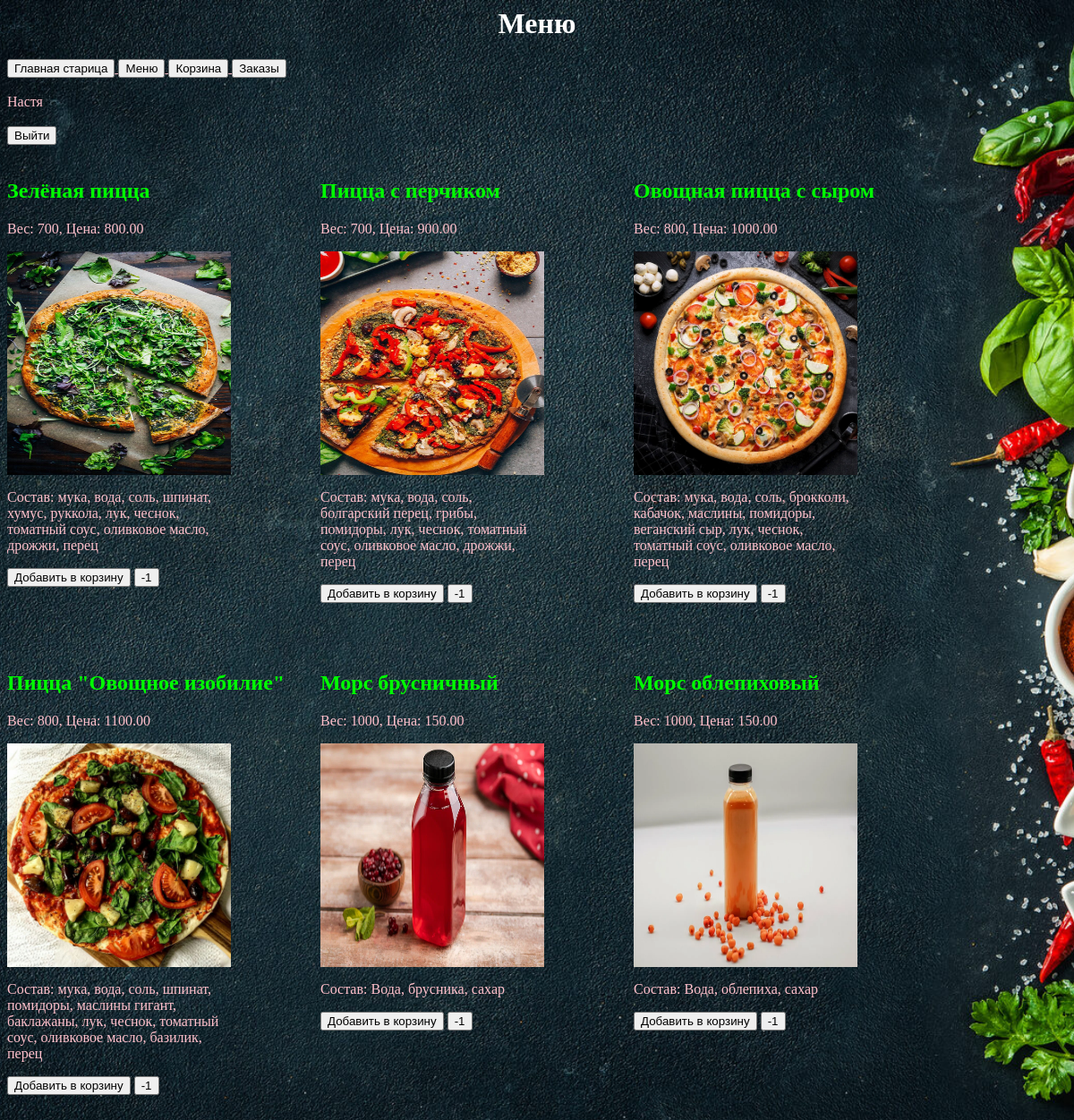
Screenshot of /menu/ (signed in) with the database file from the repository.
### app/models.py (models this page shows, shortened)
class User(db.Model):
    __tablename__ = 'users'
    id = db.Column(db.Integer, unique=True, primary_key=True)
    name = db.Column(db.String)
    username = db.Column(db.String, unique=True)
    email = db.Column(db.String, unique=True)
    password = db.Column(db.String)
    created_on = db.Column(db.DateTime(), default=datetime.utcnow)
    updated_on = db.Column(db.DateTime(), default=datetime.utcnow, onupdate=datetime.utcnow)
    active = db.Column(db.Boolean())

class Menu(db.Model):
    id = db.Column(db.Integer, primary_key=True)
    name_food = db.Column(db.String(30), nullable=False)
    category = db.Column(db.Integer, nullable=False)
    weight_gr = db.Column(db.Integer)
    price = db.Column(db.Numeric(10, 2), nullable=False)
    ingredients = db.Column(db.Text)
    image = db.Column(db.String(30))
    time_create = db.Column(db.DateTime)
    time_update = db.Column(db.DateTime)

### app/views.py (the view, shortened to what this page needs)
@app.route('/menu/', methods=['GET', 'POST'])
def menu():
    global current_user, basket_list
    menus = Menu.query.all()
    return render_template('menu.html', current_user=current_user, menus=menus
                           , basket_list=basket_list)

### app/views.py (called while the page is built)
@login_manager.user_loader
def load_user(user_id):
    return User.query.filter_by(id=user_id).first()    # Fetch the user from the database

### app/templates/menu.html (shortened to what this page needs)
{% extends "base.html" %}
{% block pagename %}
<h1> Меню </h1>
{% endblock %}
{% block content %}
<div id="main">
    {% for menu in menus %}
    <div>
        <h2>{{ menu.name_food }}</h2>
        <p>Вес: {{ menu.weight_gr }}, Цена: {{ menu.price }}</p>
        <img src="{{ url_for('static', filename=menu.image) }}" style="width: 250px; height: 250px;">
        <p style="width: 250px">Состав: {{ menu.ingredients }}</p>
        <form method="post">
            <button type="submit" name="add">Добавить в корзину</button>
            <button type="submit" name="del">-1</button>
        </form>
    </div>
    {% endfor %}
</div>
{% endblock %}

### app/templates/base.html (shortened to what this page needs)
<html lang="en">
<head>
    <link rel="stylesheet" href='{{ url_for("static", filename="css/style12.css") }}'>
</head>
<body>
<header>
    {% block pagename %}{% endblock %}
</header>
<nav>
    {% block menu %}
    <a href='http://127.0.0.1:5000/base/'>
        <button type="button">Главная старица</button>
    </a>
    <a href='http://127.0.0.1:5000/menu/'>
        <button type="button">Меню</button>
    </a>
    <a href='http://127.0.0.1:5000/basket/'>
        <button type="button">Корзина</button>
    </a>
    {% if current_user.id > 1 %}
    <a href='http://127.0.0.1:5000/orders/'>
        <button type="button">Заказы</button>
    </a>
    {% endif %}
    <br><br>
    {{ current_user.name }}
    <br><br>
    {% if current_user.id == 1 %}
    <a href='http://127.0.0.1:5000/login/'>
        <button type="button">Войти</button>
    </a>
    <a href='http://127.0.0.1:5000/register/'>
        <button type="button">Зарегистрироваться</button>
    </a>
    {% else %}
    <a href='http://127.0.0.1:5000/logout/'>
        <button type="button">Выйти</button>
    </a>
    {% endif %}
    {% endblock %}
</nav>
<main><br>
    {% block content %}{% endblock %}
</main>
</body>
</html>

### app/static/css/style12.css (style rules this page uses)
h1 { text-align: center; color: #FFFFFF; }
p { text-align: left; color: #FFC0CB; }
a { text-align: left; color: #FFC0CB; }
html { background-image: url(fon1.jpg); background-repeat: no-repeat; background-position: center center; background-attachment: fixed; -webkit-background-size: cover; -moz-background-size: cover; -o-background-size: cover; background-size: cover; }
form { text-align: left; color: #FFC0CB; }
body { text-align: left; color: #FFC0CB; }
div { text-align: left; color: #00FF00; }
#main { width: 1200px; overflow: hidden; }
#main>div { width: 350px; height: 550px; display: inline-block; float:left; }

### rows the page displays
User: name "Настя"
Menu: name_food "Зелёная пицца", weight_gr "700", price "800.00", image (picture), ingredients "мука, вода, соль, шпинат, хумус, руккола, лук, чеснок, томатный соус, оливковое масло, дрожжи, перец"
Menu: name_food "Пицца с перчиком", weight_gr "700", price "900.00", image (picture), ingredients "мука, вода, соль, болгарский перец, грибы, помидоры, лук, чеснок, томатный соус, оливковое масло, дрожжи, перец"
Menu: name_food "Овощная пицца с сыром", weight_gr "800", price "1000.00", image (picture), ingredients "мука, вода, соль, брокколи, кабачок, маслины, помидоры, веганский сыр, лук, чеснок, томатный соус, оливковое масло, перец"
Menu: name_food "Пицца \"Овощное изобилие\"", weight_gr "800", price "1100.00", image (picture), ingredients "мука, вода, соль, шпинат, помидоры, маслины гигант, баклажаны, лук, чеснок, томатный соус, оливковое масло, базилик, перец"
Menu: name_food "Морс брусничный", weight_gr "1000", price "150.00", image (picture), ingredients "Вода, брусника, сахар"
Menu: name_food "Морс облепиховый", weight_gr "1000", price "150.00", image (picture), ingredients "Вода, облепиха, сахар"
